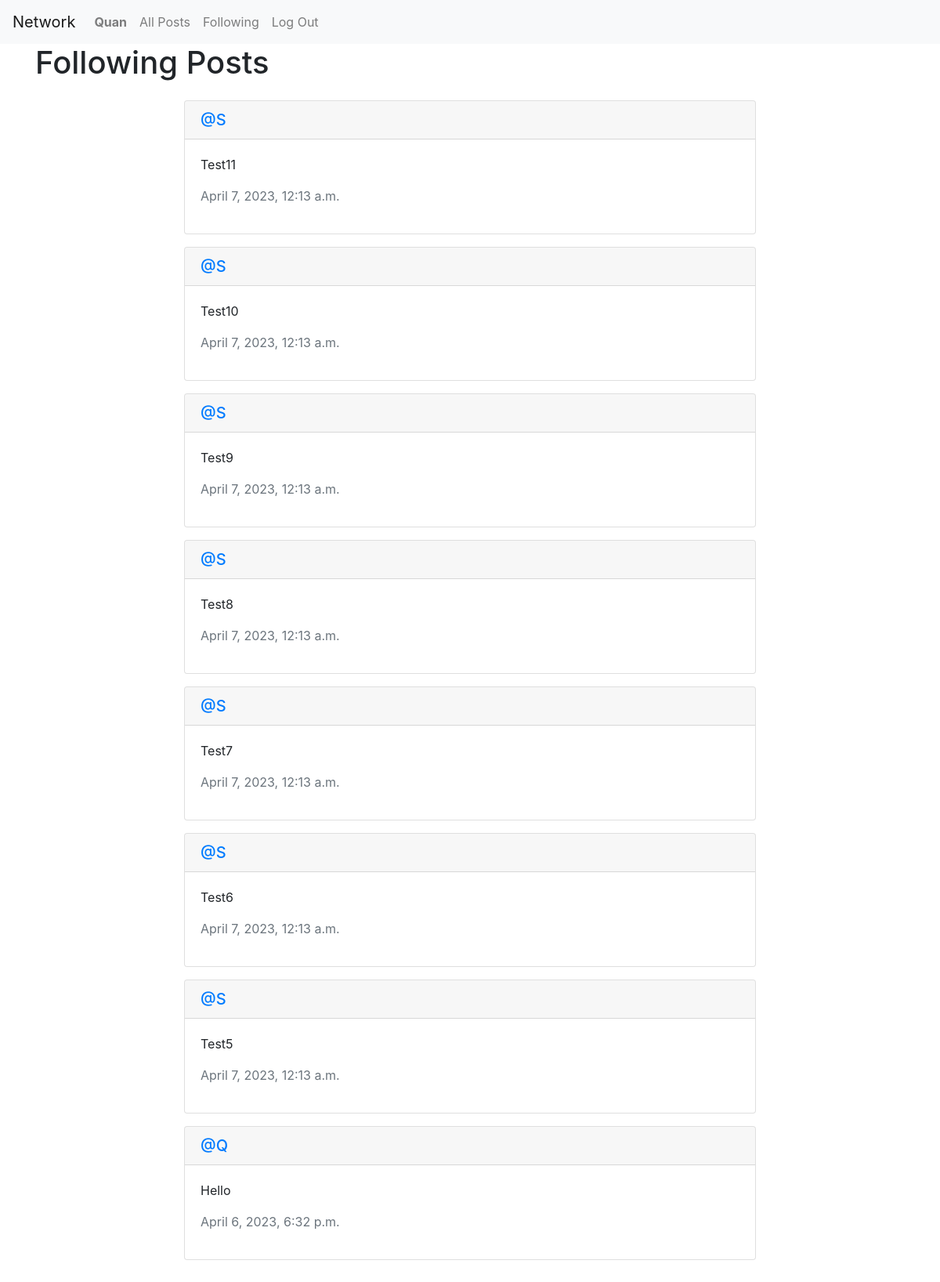
Page /following (signed in) on the committed database.
### network/models.py (models this page shows, shortened)
class User(AbstractUser):
    pass

class Post(models.Model):
    content = models.CharField(max_length=140)
    user = models.ForeignKey(User, on_delete=models.CASCADE, related_name="author")
    date = models.DateTimeField(auto_now_add=True)

### network/views.py (the view)
# urls.py: path("following", views.following, name="following"),
def following(request):
    following_people = Follow.objects.filter(user=request.user)
    following_posts = Post.objects.filter(user__in=following_people.values('user_follower')).order_by('-id')
    paginator = Paginator(following_posts, 10)
    page_number = request.GET.get('page')
    posts_of_the_page = paginator.get_page(page_number)
    return render(request, "network/following.html", {
        "posts_of_the_page": posts_of_the_page
    })

### network/templates/network/following.html (shortened to what this page needs)
{% extends "network/layout.html" %}
{% block body %}
  <div class="container">
    <h1>Following Posts</h1>
    <div class="row">
      <div class="col-md-8 mx-auto">
        {% for post in posts_of_the_page %}
          <div class="card my-3">
            <div class="card-header">
              <h5 class="card-title mb-0"><a href="{% url 'profile' user_id=post.user.id %}">@{{ post.user }}</a></h5>
            </div>
            <div class="card-body">
              <p class="card-text">{{ post.content }}</p>
              <p class="text-muted">{{ post.date }}</p>
            </div>
          </div>
        {% empty %}
          <p>No posts to display.</p>
        {% endfor %}
      </div>
    </div>
  </div>
{% endblock %}

### network/templates/network/layout.html (shortened to what this page needs)
{% load static %}
<!DOCTYPE html>
<html lang="en">
    <head>
        <link rel="stylesheet" href="https://stackpath.bootstrapcdn.com/bootstrap/4.4.1/css/bootstrap.min.css">
        <link href="{% static 'network/styles.css' %}" rel="stylesheet">
        <link rel="stylesheet" href="https://cdnjs.cloudflare.com/ajax/libs/font-awesome/4.7.0/css/font-awesome.min.css">
    </head>
    <body>
        <nav class="navbar navbar-expand-lg navbar-light bg-light">
            <a class="navbar-brand" href="{% url 'index' %}">Network</a>
            <div>
              <ul class="navbar-nav mr-auto">
                {% if user.is_authenticated %}
                    <li class="nav-item">
                        <a class="nav-link" href="{% url 'profile' user_id=user.id %}"><strong>{{ user.username }}</strong></a>
                    </li>
                {% endif %}
                <li class="nav-item">
                  <a class="nav-link" href="{% url 'index' %}">All Posts</a>
                </li>
                {% if user.is_authenticated %}
                    <li class="nav-item">
                        <a class="nav-link" href="{% url 'following' %}">Following</a>
                    </li>
                    <li class="nav-item">
                        <a class="nav-link" href="{% url 'logout' %}">Log Out</a>
                    </li>
                {% endif %}
              </ul>
            </div>
          </nav>
        <div class="body">
            {% block body %}
            {% endblock %}
        </div>
    </body>
</html>

### rows in the picture
User: username "Quan"
Post: user "S", content "Test11", date "April 7, 2023, 12:13 a.m."
Post: user "S", content "Test10", date "April 7, 2023, 12:13 a.m."
Post: user "S", content "Test9", date "April 7, 2023, 12:13 a.m."
Post: user "S", content "Test8", date "April 7, 2023, 12:13 a.m."
Post: user "S", content "Test7", date "April 7, 2023, 12:13 a.m."
Post: user "S", content "Test6", date "April 7, 2023, 12:13 a.m."
Post: user "S", content "Test5", date "April 7, 2023, 12:13 a.m."
Post: user "Q", content "Hello", date "April 6, 2023, 6:32 p.m."
